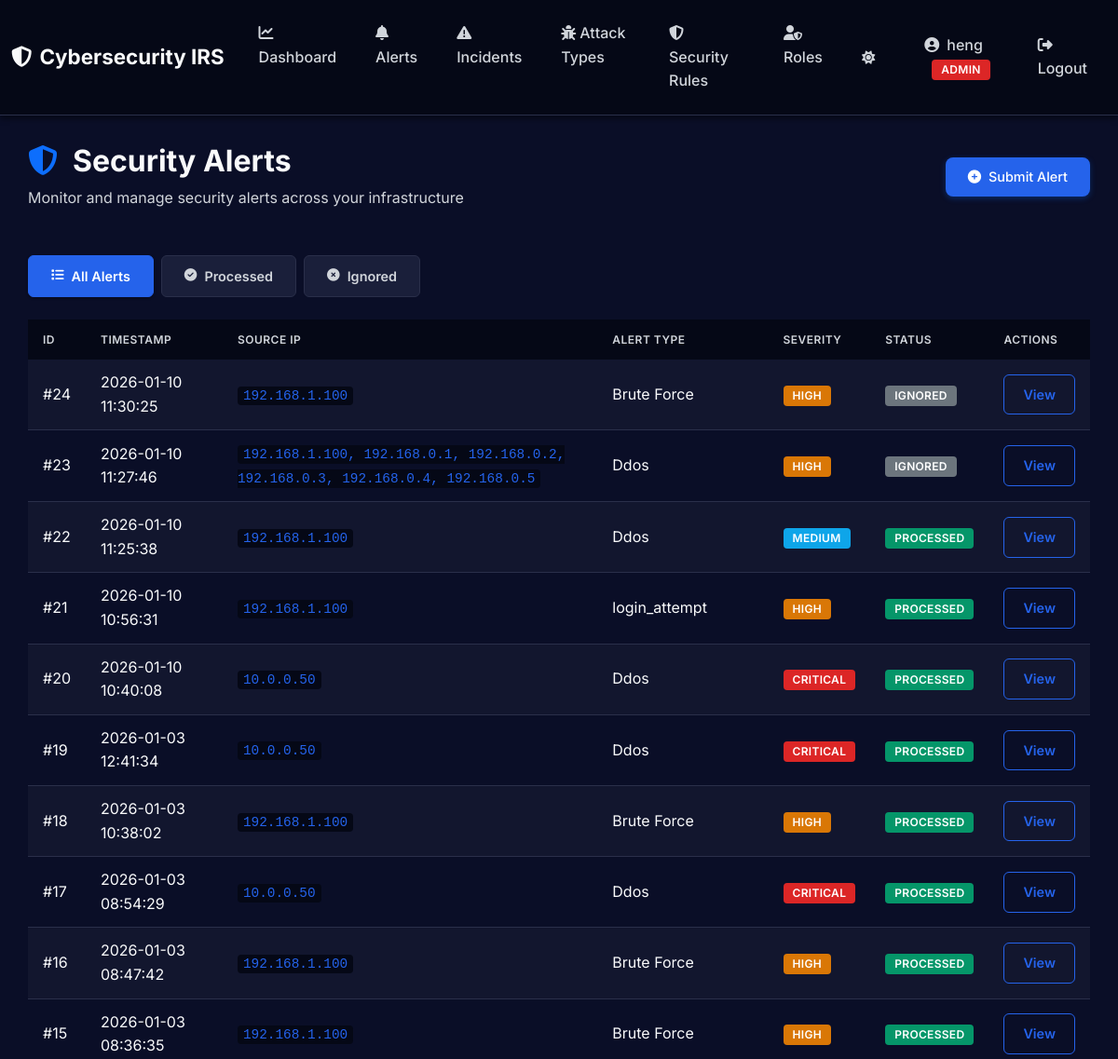
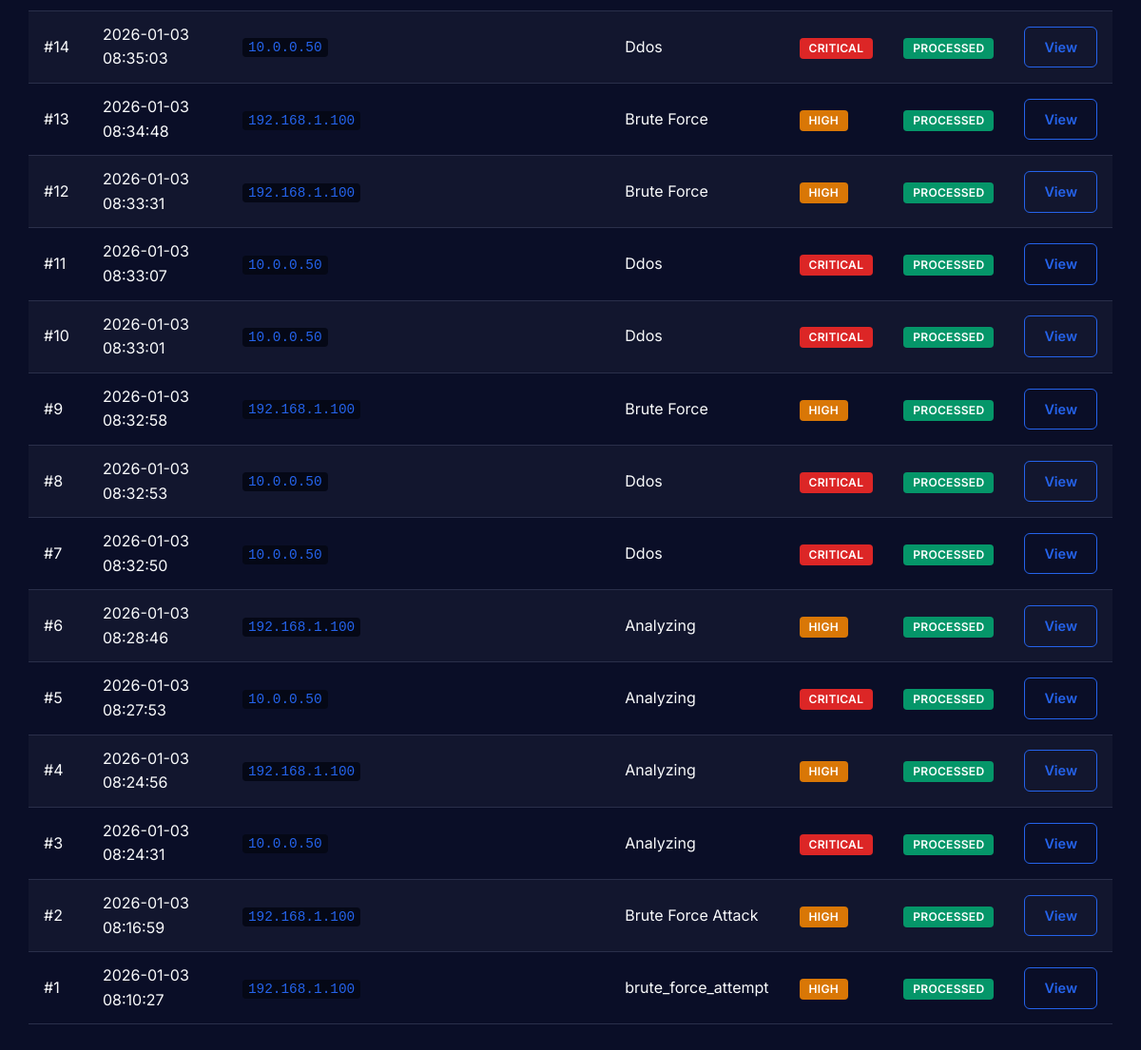
The app's page /alerts/ (signed in) with its own data (2 pictures, top to bottom).
### app/models/alert.py (models this page shows, shortened)
class Alert(db.Model):
    __tablename__ = 'alerts'
    id = db.Column(db.Integer, primary_key=True)
    timestamp = db.Column(db.DateTime, default=datetime.utcnow, nullable=False)
    source_ip = db.Column(db.String(45), nullable=True)  # IPv4 or IPv6
    destination_ip = db.Column(db.String(45), nullable=True)
    alert_type = db.Column(db.String(50), nullable=False)  # Type of alert
    severity = db.Column(db.Integer, default=5, nullable=False)  # 1-10
    raw_data = db.Column(db.JSON, nullable=True)  # Flexible JSON storage for alert data
    status = db.Column(db.String(20), default='new', nullable=False)  # new, processed, ignored
    created_at = db.Column(db.DateTime, default=datetime.utcnow, nullable=False)
    incident = db.relationship('Incident', backref='alert', uselist=False, lazy=True)

### app/routes/alert_routes.py (the view)
@alert_bp.route('/')
@login_required
def index():
    status_filter = request.args.get('status', None)
    alerts = AlertService.get_all(status=status_filter)
    return render_template('alerts/index.html', alerts=alerts, current_filter=status_filter)

### app/services/alert_service.py (called while the page is built)
    @staticmethod
    def get_all(status: Optional[str] = None) -> List[Alert]:
        query = Alert.query
        if status:
            query = query.filter_by(status=status)
        return query.order_by(Alert.timestamp.desc()).all()

### app/templates/alerts/index.html (shortened to what this page needs)
{% extends "layouts/base.html" %}
{% block content %}
<div class="mb-5">
  <div class="d-flex justify-content-between align-items-center">
    <div>
      <h1 class="h2 mb-2" style="font-weight: 700; color: var(--text-primary)">
        <i class="fas fa-shield-alt me-3" style="color: #0d6efd;"></i>Security Alerts
      </h1>
      <p class="mb-0" style="color: var(--text-secondary); font-size: 1rem">
        Monitor and manage security alerts across your infrastructure
      </p>
    </div>
    <a
      href="{{ url_for('alerts.create') }}"
      class="btn btn-primary"
      style="border-radius: 8px; padding: 0.65rem 1.5rem; font-weight: 500; box-shadow: 0 2px 6px rgba(13,110,253,0.3);"
    >
      <i class="fas fa-plus-circle me-2"></i>Submit Alert
    </a>
  </div>
</div>
<div class="mb-4">
  <div class="filter-tabs-container">
    <a
      href="{{ url_for('alerts.index') }}"
      class="filter-tab {% if not current_filter %}active{% endif %}"
    >
      <i class="fas fa-list me-2"></i>All Alerts
    </a>
    <a
      href="{{ url_for('alerts.index', status='processed') }}"
      class="filter-tab {% if current_filter == 'processed' %}active{% endif %}"
    >
      <i class="fas fa-check-circle me-2"></i>Processed
    </a>
    <a
      href="{{ url_for('alerts.index', status='ignored') }}"
      class="filter-tab {% if current_filter == 'ignored' %}active{% endif %}"
    >
      <i class="fas fa-times-circle me-2"></i>Ignored
    </a>
  </div>
</div>
  {% if alerts %}
  <div class="table-responsive">
    <table class="table table-striped table-hover">
      <thead class="table-dark">
        <tr>
          <th>ID</th>
          <th>Timestamp</th>
          <th>Source IP</th>
          <th>Alert Type</th>
          <th>Severity</th>
          <th>Status</th>
          <th>Actions</th>
        </tr>
      </thead>
      <tbody>
        {% for alert in alerts %}
        <tr>
          <td>#{{ alert.id }}</td>
          <td>{{ alert.timestamp.strftime('%Y-%m-%d %H:%M:%S') }}</td>
          <td><code>{{ alert.source_ip }}</code></td>
          <td>{{ alert.alert_type }}</td>
          <td>
            <span
              class="badge bg-{% if alert.severity == 'critical' %}danger{% elif alert.severity == 'high' %}warning{% elif alert.severity == 'medium' %}info{% else %}secondary{% endif %}"
            >
              {{ alert.severity.upper() }}
            </span>
          </td>
          <td>
            <span
              class="badge bg-{% if alert.status == 'new' %}primary{% elif alert.status == 'processed' %}success{% else %}secondary{% endif %}"
            >
              {{ alert.status.upper() }}
            </span>
          </td>
          <td>
            <a
              href="{{ url_for('alerts.detail', alert_id=alert.id) }}"
              class="btn btn-sm btn-outline-primary"
            >
               View
            </a>
          </td>
        </tr>
        {% endfor %}
      </tbody>
    </table>
  </div>
  {% endif %}
{% endblock %}

### app/static/css/style.css (style rules this page uses)
:root { --primary-color: #2563eb; --primary-hover: #1d4ed8; --danger-color: #dc2626; --danger-hover: #b91c1c; --success-color: #059669; --success-hover: #047857; --warning-color: #d97706; --info-color: #0ea5e9; --dark-bg: #0a0e27; --darker-bg: #050816; --card-bg: #1a1f3a; --card-border: #2a2f4a; --text-primary: #f9fafb; --text-secondary: #d1d5db; --text-muted: #9ca3af; --shadow-sm: 0 1px 3px rgba(0, 0, 0, 0.3); --shadow-md: 0 4px 6px rgba(0, 0, 0, 0.4); --shadow-lg: 0 10px 25px rgba(0, 0, 0, 0.5); --hover-bg: #050816; }
* { margin: 0; padding: 0; box-sizing: border-box; }
body { font-family: "Inter", -apple-system, BlinkMacSystemFont, "Segoe UI", Roboto, Oxygen, Ubuntu, Cantarell, sans-serif; background: var(--dark-bg); color: var(--text-primary); min-height: 100vh; line-height: 1.6; }
.btn { border-radius: 6px; padding: 10px 20px; font-weight: 600; font-size: 0.9rem; transition: all 0.2s ease; border: none; cursor: pointer; }
.btn-primary { background: var(--primary-color); color: white; }
.btn-outline-primary { border: 1px solid var(--primary-color); color: var(--primary-color); background: transparent; }
.table { color: var(--text-primary); background: transparent !important; margin-bottom: 0; --bs-table-bg: transparent; --bs-table-striped-bg: transparent; }
.table thead th { background: var(--darker-bg) !important; border: none; font-weight: 600; text-transform: uppercase; font-size: 0.75rem; letter-spacing: 0.5px; padding: 12px 16px; color: var(--text-secondary); }
.table tbody tr { border-bottom: 1px solid var(--card-border); transition: background 0.15s ease; background: transparent !important; }
.table-striped > tbody > tr:nth-of-type(odd) > * { color: var(--text-primary); background-color: rgba(255, 255, 255, 0.03); box-shadow: none; }
.table td, .table th { vertical-align: middle; padding: 12px 16px; border-color: var(--card-border); background: transparent; color: var(--text-primary); }
.badge { padding: 5px 10px; border-radius: 4px; font-weight: 600; font-size: 0.75rem; letter-spacing: 0.3px; }
.bg-danger { background-color: var(--danger-color) !important; }
.bg-warning { background-color: var(--warning-color) !important; }
.bg-success { background-color: var(--success-color) !important; }
.bg-info { background-color: var(--info-color) !important; }
h1, h2, h3, h4, h5, h6, .h1, .h2, .h3, .h4, .h5, .h6, .card-title { color: var(--text-primary) !important; font-weight: 700; margin-bottom: 0.5rem; }
code { background: var(--darker-bg); padding: 2px 6px; border-radius: 4px; color: var(--primary-color); font-size: 0.9em; }
a { color: var(--primary-color); text-decoration: none; transition: color 0.2s ease; }
.table th, .table thead th { color: var(--text-secondary) !important; font-weight: 600; }
.table td { color: var(--text-primary) !important; }

### app/templates/alerts/index.html (style rules this page uses)
.filter-tabs-container { display: inline-flex; gap: 8px; }
.filter-tab { padding: 10px 24px; border-radius: 6px; text-decoration: none; font-weight: 600; font-size: 0.9rem; transition: all 0.2s ease; background: var(--card-bg); color: var(--text-secondary); border: 1px solid var(--card-border); display: inline-flex; align-items: center; white-space: nowrap; }
.filter-tab.active { background: var(--primary-color); color: white; border-color: var(--primary-color); box-shadow: var(--shadow-sm); }
.filter-tab i { font-size: 0.85rem; }

### records on screen
Alert: id "24", timestamp "2026-01-10 11:30:25", source_ip "192.168.1.100", alert_type "Brute Force", severity "HIGH", status "IGNORED"
Alert: id "23", timestamp "2026-01-10 11:27:46", source_ip "192.168.1.100, 192.168.0.1, 192.168.0.2, 192.168.0.3, 192.168.0.4, 192.168.0.5", alert_type "Ddos", severity "HIGH", status "IGNORED"
Alert: id "22", timestamp "2026-01-10 11:25:38", source_ip "192.168.1.100", alert_type "Ddos", severity "MEDIUM", status "PROCESSED"
Alert: id "21", timestamp "2026-01-10 10:56:31", source_ip "192.168.1.100", alert_type "login_attempt", severity "HIGH", status "PROCESSED"
Alert: id "20", timestamp "2026-01-10 10:40:08", source_ip "10.0.0.50", alert_type "Ddos", severity "CRITICAL", status "PROCESSED"
Alert: id "19", timestamp "2026-01-03 12:41:34", source_ip "10.0.0.50", alert_type "Ddos", severity "CRITICAL", status "PROCESSED"
Alert: id "18", timestamp "2026-01-03 10:38:02", source_ip "192.168.1.100", alert_type "Brute Force", severity "HIGH", status "PROCESSED"
Alert: id "17", timestamp "2026-01-03 08:54:29", source_ip "10.0.0.50", alert_type "Ddos", severity "CRITICAL", status "PROCESSED"
Alert: id "16", timestamp "2026-01-03 08:47:42", source_ip "192.168.1.100", alert_type "Brute Force", severity "HIGH", status "PROCESSED"
Alert: id "15", timestamp "2026-01-03 08:36:35", source_ip "192.168.1.100", alert_type "Brute Force", severity "HIGH", status "PROCESSED"
Alert: id "14", timestamp "2026-01-03 08:35:03", source_ip "10.0.0.50", alert_type "Ddos", severity "CRITICAL", status "PROCESSED"
Alert: id "13", timestamp "2026-01-03 08:34:48", source_ip "192.168.1.100", alert_type "Brute Force", severity "HIGH", status "PROCESSED"
Alert: id "12", timestamp "2026-01-03 08:33:31", source_ip "192.168.1.100", alert_type "Brute Force", severity "HIGH", status "PROCESSED"
Alert: id "11", timestamp "2026-01-03 08:33:07", source_ip "10.0.0.50", alert_type "Ddos", severity "CRITICAL", status "PROCESSED"
Alert: id "10", timestamp "2026-01-03 08:33:01", source_ip "10.0.0.50", alert_type "Ddos", severity "CRITICAL", status "PROCESSED"
Alert: id "9", timestamp "2026-01-03 08:32:58", source_ip "192.168.1.100", alert_type "Brute Force", severity "HIGH", status "PROCESSED"
Alert: id "8", timestamp "2026-01-03 08:32:53", source_ip "10.0.0.50", alert_type "Ddos", severity "CRITICAL", status "PROCESSED"
Alert: id "7", timestamp "2026-01-03 08:32:50", source_ip "10.0.0.50", alert_type "Ddos", severity "CRITICAL", status "PROCESSED"
Alert: id "6", timestamp "2026-01-03 08:28:46", source_ip "192.168.1.100", alert_type "Analyzing", severity "HIGH", status "PROCESSED"
Alert: id "5", timestamp "2026-01-03 08:27:53", source_ip "10.0.0.50", alert_type "Analyzing", severity "CRITICAL", status "PROCESSED"
Alert: id "4", timestamp "2026-01-03 08:24:56", source_ip "192.168.1.100", alert_type "Analyzing", severity "HIGH", status "PROCESSED"
Alert: id "3", timestamp "2026-01-03 08:24:31", source_ip "10.0.0.50", alert_type "Analyzing", severity "CRITICAL", status "PROCESSED"
Alert: id "2", timestamp "2026-01-03 08:16:59", source_ip "192.168.1.100", alert_type "Brute Force Attack", severity "HIGH", status "PROCESSED"
Alert: id "1", timestamp "2026-01-03 08:10:27", source_ip "192.168.1.100", alert_type "brute_force_attempt", severity "HIGH", status "PROCESSED"

### other values on screen
{{ session.username }} "heng"
{{ session.user_role|upper }} "ADMIN"
